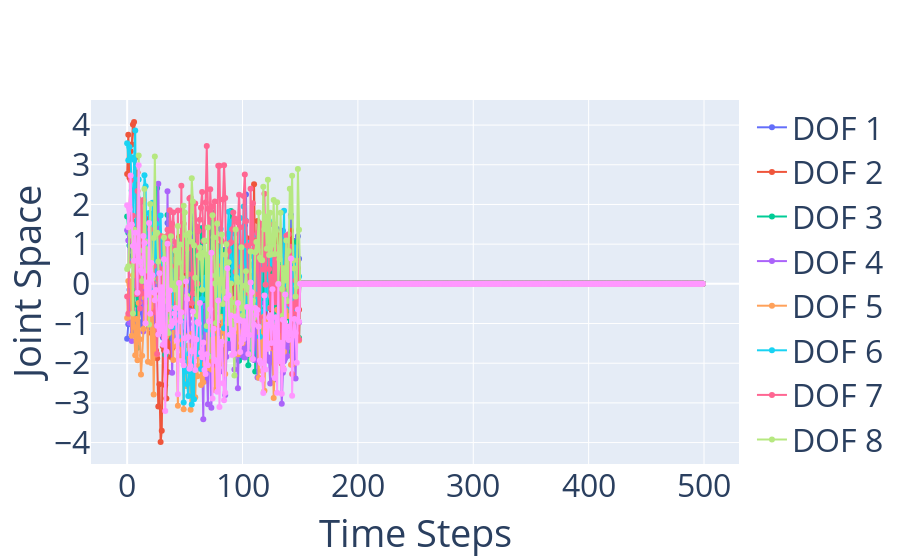

Notebook code cell kept with this figure:
### Code cell
import plotly.express as px
import plotly.graph_objects as go

fig = go.Figure()
for dof_idx in range(1, 10):
    fig.add_trace(go.Scatter(x=graph_dataframe["timestamp"], y=graph_dataframe[f"dof_{dof_idx}"],
                        mode='lines+markers',
                        name=f'DOF {dof_idx}'))
fig.update_layout(
    autosize=True,
    height=800,
    font=dict(
        size=32
    ),
    xaxis_title="Time Steps",
    yaxis_title="Joint Space"
)
fig.show()

### Figure 1 — Plotly figure (JSON) as saved in the notebook; plotly's stock layout.template omitted (floating-point values rounded to 4 significant figures; data arrays with more than 128 entries replaced by an {"elided": "..."} marker saying what was removed)
{"data": [{"mode": "lines+markers", "name": "DOF 1", "type": "scatter", "x": {"elided": "500 int values"}, "y": {"elided": "500 float values"}}, {"mode": "lines+markers", "name": "DOF 2", "type": "scatter", "x": {"elided": "500 int values"}, "y": {"elided": "500 float values"}}, {"mode": "lines+markers", "name": "DOF 3", "type": "scatter", "x": {"elided": "500 int values"}, "y": {"elided": "500 float values"}}, {"mode": "lines+markers", "name": "DOF 4", "type": "scatter", "x": {"elided": "500 int values"}, "y": {"elided": "500 float values"}}, {"mode": "lines+markers", "name": "DOF 5", "type": "scatter", "x": {"elided": "500 int values"}, "y": {"elided": "500 float values"}}, {"mode": "lines+markers", "name": "DOF 6", "type": "scatter", "x": {"elided": "500 int values"}, "y": {"elided": "500 float values"}}, {"mode": "lines+markers", "name": "DOF 7", "type": "scatter", "x": {"elided": "500 int values"}, "y": {"elided": "500 float values"}}, {"mode": "lines+markers", "name": "DOF 8", "type": "scatter", "x": {"elided": "500 int values"}, "y": {"elided": "500 float values"}}, {"mode": "lines+markers", "name": "DOF 9", "type": "scatter", "x": {"elided": "500 int values"}, "y": {"elided": "500 float values"}}], "layout": {"autosize": true, "font": {"size": 32}, "xaxis": {"autorange": true, "range": [-30.9, 529.9], "title": {"text": "Time Steps"}, "type": "linear"}, "yaxis": {"autorange": true, "range": [-4.497, 4.59], "title": {"text": "Joint Space"}, "type": "linear"}}}
